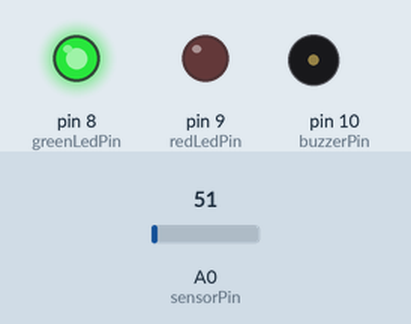
The sketch below on a simulated Arduino Uno, built with avr-gcc and run on an emulated ATmega328P. Shown: output pins drawn as LEDs (lit = HIGH), buzzer (waves = sounding, pin HIGH). The test bench sets the inputs (shaded band); at power-on: A0 (sensorPin) = 51.

Above: at 1.8 s.
1.9 s: A0 (sensorPin) set to 58
At 2.1 s:
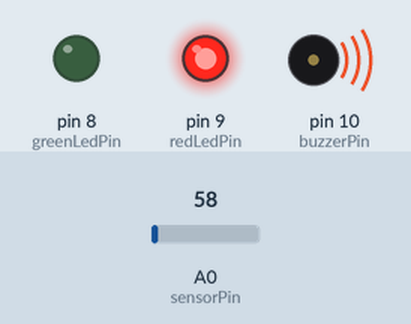
At 3.5 s:
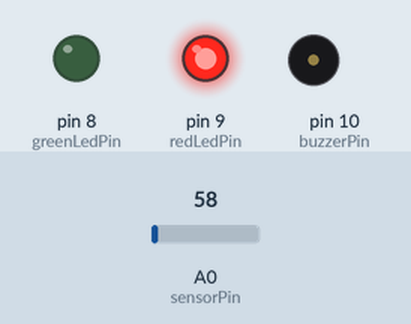
5.4 s: A0 (sensorPin) set to 30
At 6.2 s:
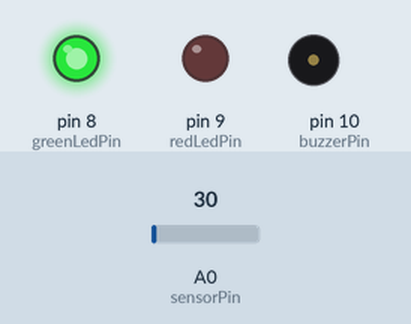
Timing chart, 0 to 8.4 s (numbered marks = the images above; inputs shaded):
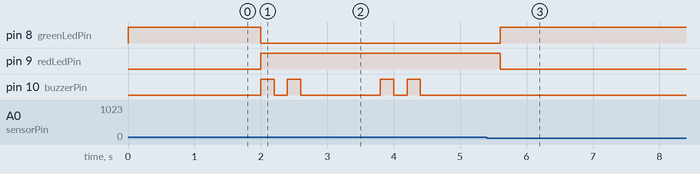

Measured:
- the behaviour switches between 53 and 54 on A0 (sensorPin) (found by bisection; images 0 and 1)
- after the input at 1.9 s, pin 8 (greenLedPin): HIGH → LOW after 0.10 s; pin 9 (redLedPin): LOW → HIGH after 0.10 s; pin 10 (buzzerPin): LOW → HIGH after 0.10 s, → LOW 0.20 s later, → HIGH 0.20 s later, → LOW 0.20 s later, … (8 changes in this stretch)
- after the input at 5.4 s, pin 8 (greenLedPin): LOW → HIGH after 0.20 s; pin 9 (redLedPin): HIGH → LOW after 0.20 s; pin 10 (buzzerPin): stops changing and stays LOW

The sketch:

alarm_temperaturowy.ino
```cpp
// --- Definicja pinów ---
const int sensorPin   = A0;  // pin A0: tu podłączamy środkową nóżkę sensora LM35 (wartość analogowa)
const int greenLedPin = 8;   // pin 8: zielona dioda LED
const int redLedPin   = 9;   // pin 9: czerwona dioda LED
const int buzzerPin   = 10;  // pin 10: buzzer (głośniczek)

void setup() {
  // Ustawiamy wyjścia cyfrowe
  pinMode(greenLedPin, OUTPUT);
  pinMode(redLedPin, OUTPUT);
  pinMode(buzzerPin, OUTPUT);
}

void loop() {
  // 1) Odczyt surowej wartości temperatury (0–1023)
  int rawValue = analogRead(sensorPin);

  // 2) Przeliczanie:
  //    5.0 V odpowiada wartości 1023 → dzielimy przez 1023 i mnożymy przez 5.0
  float voltage = rawValue * (5.0 / 1023.0);

  // 3) Przeliczanie napięcia na temperaturę [°C]:
  //    LM35 daje 10 mV na każdy stopień → 0.01 V/°C → dzielimy przez 0.01
  float temperatureC = voltage / 0.01;

  // 4) Porównanie z progiem 26 °C
  if (temperatureC < 26.0) {
    // Temperatura poniżej 26 °C:
    digitalWrite(greenLedPin, HIGH);
    digitalWrite(redLedPin,   LOW);
    // buzzer wyciszony
    digitalWrite(buzzerPin,   LOW);
  } else {
    // Temperatura 26 °C lub wyżej:
    digitalWrite(greenLedPin, LOW);
    digitalWrite(redLedPin,   HIGH);
    // buzzer: dwa razy beep-beep
    for (int i = 0; i < 2; i++) {
      digitalWrite(buzzerPin, HIGH);
      delay(200);
      digitalWrite(buzzerPin, LOW);
      delay(200);
    }
  }

  // 5) Krótka pauza przed kolejnym odczytem:
  delay(1000);  // 1000 milisekund = 1 sekunda
}
```
